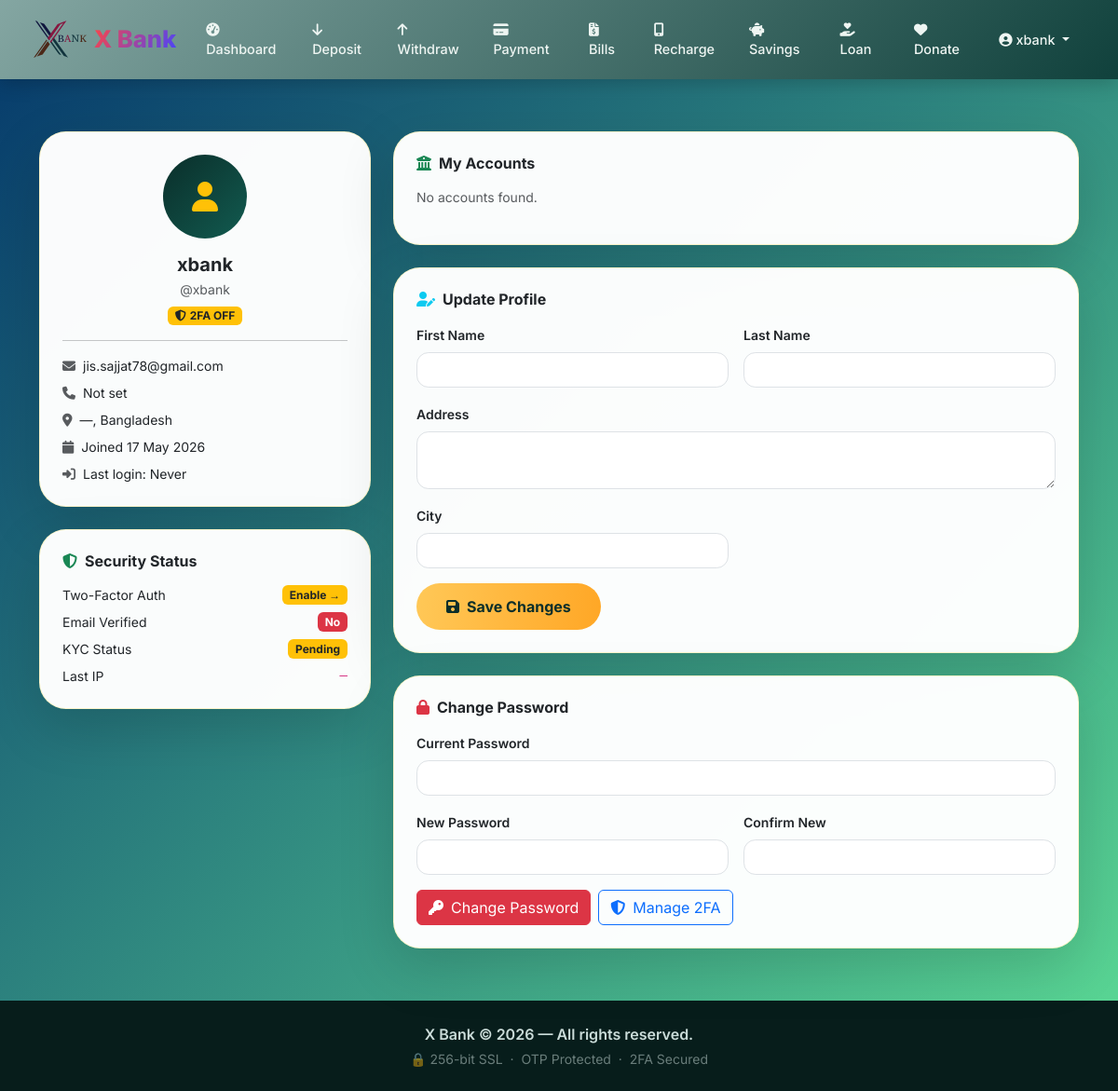
The app's page /profile/ (signed in) with its own data.
### banking/models.py (models this page shows, shortened)
class User(AbstractUser):
    GENDER_CHOICES = [('M', 'Male'), ('F', 'Female'), ('O', 'Other')]
    ID_TYPE_CHOICES = [
        ('NID', 'National ID'),
        ('PASSPORT', 'Passport'),
        ('DRIVING', 'Driving License'),
    ]
    phone = models.CharField(max_length=11, unique=True, null=True, blank=True)
    date_of_birth = models.DateField(null=True, blank=True)
    gender = models.CharField(max_length=1, choices=GENDER_CHOICES, blank=True)
    address = models.TextField(blank=True)
    city = models.CharField(max_length=100, blank=True)
    postal_code = models.CharField(max_length=20, blank=True)
    country = models.CharField(max_length=100, default='Bangladesh')
    profile_photo = models.ImageField(upload_to='profiles/', null=True, blank=True)
    id_type = models.CharField(max_length=20, choices=ID_TYPE_CHOICES, blank=True)
    id_number = models.CharField(max_length=50, blank=True)
    id_document = models.FileField(upload_to='kyc/', null=True, blank=True)
    is_email_verified = models.BooleanField(default=False)
    is_phone_verified = models.BooleanField(default=False)
    is_kyc_verified = models.BooleanField(default=False)
    two_factor_enabled = models.BooleanField(default=False)
    totp_secret = models.CharField(max_length=64, blank=True)  # For TOTP 2FA
    last_login_ip = models.GenericIPAddressField(null=True, blank=True)
    failed_login_attempts = models.PositiveIntegerField(default=0)
    created_at = models.DateTimeField(auto_now_add=True)
    updated_at = models.DateTimeField(auto_now=True)
    class Meta:
        db_table = 'users'
        verbose_name = 'User'
        verbose_name_plural = 'Users'

### banking/views.py (the view, shortened to what this page needs)
# urls.py: path('profile/', views.profile, name='profile'),
@login_required
def profile(request):
    user = request.user
    accounts = Account.objects.filter(user=user)
    cards = Card.objects.filter(account__user=user)
    return render(request, 'banking/profile.html', {
        'user': user,
        'accounts': accounts,
        'cards': cards,
        'password_form': ChangePasswordForm(),
    })

### banking/forms.py (shortened to what this page needs)
class ChangePasswordForm(forms.Form):
    current_password = forms.CharField(widget=forms.PasswordInput())
    new_password = forms.CharField(
        widget=forms.PasswordInput(),
        min_length=8,
        help_text='Minimum 8 chars, include uppercase, number, and symbol.'
    )
    confirm_password = forms.CharField(widget=forms.PasswordInput())

### templates/banking/profile.html (shortened to what this page needs)
{% extends 'banking/base.html' %}
{% load humanize %}
{% block content %}
<div class="container py-4">
  <div class="row g-4">
    <div class="col-lg-4">
      <div class="card-bank p-4 text-center mb-4">
        <div style="width:90px;height:90px;background:linear-gradient(135deg,#0A2E2A,#125B50);border-radius:50%;display:flex;align-items:center;justify-content:center;margin:0 auto 1rem;"><i class="fas fa-user fa-2x text-warning"></i></div>
        <h5 class="fw-bold mb-1">{{ user.get_full_name|default:user.username }}</h5>
        <p class="text-muted small mb-2">@{{ user.username }}</p>
        <div class="d-flex justify-content-center gap-2 flex-wrap mb-3">
          {% if user.two_factor_enabled %}<span class="badge bg-primary"><i class="fas fa-shield-alt me-1"></i>2FA ON</span>{% else %}<span class="badge bg-warning text-dark"><i class="fas fa-shield-alt me-1"></i>2FA OFF</span>{% endif %}
        </div>
        <hr>
        <div class="text-start small">
          <p class="mb-2"><i class="fas fa-envelope me-2 text-muted"></i>{{ user.email }}</p>
          <p class="mb-2"><i class="fas fa-phone me-2 text-muted"></i>{{ user.phone|default:"Not set" }}</p>
          <p class="mb-2"><i class="fas fa-map-marker-alt me-2 text-muted"></i>{{ user.city|default:"—" }}, {{ user.country }}</p>
          <p class="mb-2"><i class="fas fa-calendar me-2 text-muted"></i>Joined {{ user.date_joined|date:"d M Y" }}</p>
          <p class="mb-0"><i class="fas fa-sign-in-alt me-2 text-muted"></i>Last login: {{ user.last_login|date:"d M Y H:i"|default:"Never" }}</p>
        </div>
      </div>
      <div class="card-bank p-4">
        <h6 class="fw-bold mb-3"><i class="fas fa-shield-alt me-2 text-success"></i>Security Status</h6>
        <div class="d-flex justify-content-between mb-2"><span class="small">Two-Factor Auth</span>{% if user.two_factor_enabled %}<span class="badge bg-success">Enabled</span>{% else %}<a href="{% url 'banking:setup_2fa' %}" class="badge bg-warning text-dark text-decoration-none">Enable →</a>{% endif %}</div>
        <div class="d-flex justify-content-between mb-2"><span class="small">Email Verified</span><span class="badge {% if user.is_email_verified %}bg-success{% else %}bg-danger{% endif %}">{% if user.is_email_verified %}Yes{% else %}No{% endif %}</span></div>
        <div class="d-flex justify-content-between mb-2"><span class="small">KYC Status</span><span class="badge {% if user.is_kyc_verified %}bg-success{% else %}bg-warning text-dark{% endif %}">{% if user.is_kyc_verified %}Verified{% else %}Pending{% endif %}</span></div>
        <div class="d-flex justify-content-between"><span class="small">Last IP</span><code class="small">{{ user.last_login_ip|default:"—" }}</code></div>
      </div>
    </div>
    <div class="col-lg-8">
      <div class="card-bank p-4 mb-4">
        <h6 class="fw-bold mb-3"><i class="fas fa-university me-2 text-success"></i>My Accounts</h6>
        {% if accounts %}
        <div class="table-responsive">
          <table class="table table-hover align-middle small mb-0">
            <thead class="table-light"><tr><th>Account No.</th><th>Type</th><th>Balance</th><th>Status</th></tr></thead>
            <tbody>
              {% for acc in accounts %}
              <tr>
                <td><code>{{ acc.account_number }}</code>{% if acc.is_primary %}<span class="badge bg-warning text-dark ms-1" style="font-size:.6rem;">PRIMARY</span>{% endif %}</td>
                <td><span class="badge bg-secondary">{{ acc.account_type }}</span></td>
                <td class="fw-bold text-success">৳{{ acc.balance|floatformat:2|intcomma }}</td>
                <td><span class="badge {% if acc.status == 'ACTIVE' %}bg-success{% else %}bg-danger{% endif %}">{{ acc.status }}</span></td>
              </tr>{% endfor %}
            </tbody>
          </table>
        </div>{% else %}<p class="text-muted small">No accounts found.</p>{% endif %}
      </div>
      <div class="card-bank p-4 mb-4">
        <h6 class="fw-bold mb-3"><i class="fas fa-user-edit me-2 text-info"></i>Update Profile</h6>
        <form method="post">{% csrf_token %}
          <div class="row g-3">
            <div class="col-md-6"><label class="form-label small fw-semibold">First Name</label>
              <input type="text" name="first_name" class="form-control" value="{{ user.first_name }}" style="border-radius:.8rem;"></div>
            <div class="col-md-6"><label class="form-label small fw-semibold">Last Name</label>
              <input type="text" name="last_name" class="form-control" value="{{ user.last_name }}" style="border-radius:.8rem;"></div>
            <div class="col-12"><label class="form-label small fw-semibold">Address</label>
              <textarea name="address" class="form-control" rows="2" style="border-radius:.8rem;">{{ user.address }}</textarea></div>
            <div class="col-md-6"><label class="form-label small fw-semibold">City</label>
              <input type="text" name="city" class="form-control" value="{{ user.city }}" style="border-radius:.8rem;"></div>
          </div>
          <button type="submit" class="btn btn-primary-bank mt-3"><i class="fas fa-save me-2"></i>Save Changes</button>
        </form>
      </div>
      <div class="card-bank p-4">
        <h6 class="fw-bold mb-3"><i class="fas fa-lock me-2 text-danger"></i>Change Password</h6>
        <form method="post">{% csrf_token %}
          <div class="row g-3">
            <div class="col-12"><label class="form-label small fw-semibold">Current Password</label>
              <input type="password" name="current_password" class="form-control" style="border-radius:.8rem;" required></div>
            <div class="col-md-6"><label class="form-label small fw-semibold">New Password</label>
              <input type="password" name="new_password" class="form-control" style="border-radius:.8rem;" minlength="8" required></div>
            <div class="col-md-6"><label class="form-label small fw-semibold">Confirm New</label>
              <input type="password" name="confirm_password" class="form-control" style="border-radius:.8rem;" required></div>
          </div>
          <div class="d-flex gap-2 mt-3">
            <button type="submit" class="btn btn-danger"><i class="fas fa-key me-2"></i>Change Password</button>
            <a href="{% url 'banking:setup_2fa' %}" class="btn btn-outline-primary"><i class="fas fa-shield-alt me-2"></i>Manage 2FA</a>
          </div>
        </form>
      </div>
    </div>
  </div>
</div>
{% endblock %}

### templates/banking/base.html (shortened to what this page needs)
{% load static %}
<!DOCTYPE html>
<html lang="en">
<head>
  <link href="https://cdn.jsdelivr.net/npm/bootstrap@5.3.0/dist/css/bootstrap.min.css" rel="stylesheet">
  <link rel="stylesheet" href="https://cdnjs.cloudflare.com/ajax/libs/font-awesome/6.4.0/css/all.min.css">
</head>
<body>
<nav class="navbar navbar-expand-xl navbar-custom sticky-top">
  <div class="container-fluid">
    <a class="navbar-brand d-flex align-items-center gap-2" href="{% url 'banking:home' %}">
      <img class="logo-img" src="{% static 'images/logo.svg' %}" alt="X Bank" onerror="this.style.display='none'">
      <span class="bank-name">X Bank</span>
    </a>
    <div class="collapse navbar-collapse" id="mainNav">
      <ul class="navbar-nav ms-auto mb-2 mb-xl-0 align-items-xl-center gap-1">
        {% if user.is_authenticated %}
          <li class="nav-item"><a class="nav-link nav-link-custom" href="{% url 'banking:dashboard' %}"><i class="fas fa-tachometer-alt me-1"></i>Dashboard</a></li>
          <li class="nav-item"><a class="nav-link nav-link-custom" href="{% url 'banking:deposit' %}"><i class="fas fa-arrow-down me-1"></i>Deposit</a></li>
          <li class="nav-item"><a class="nav-link nav-link-custom" href="{% url 'banking:withdraw' %}"><i class="fas fa-arrow-up me-1"></i>Withdraw</a></li>
          <li class="nav-item"><a class="nav-link nav-link-custom" href="{% url 'banking:payment' %}"><i class="fas fa-credit-card me-1"></i>Payment</a></li>
          <li class="nav-item"><a class="nav-link nav-link-custom" href="{% url 'banking:bill_payment' %}"><i class="fas fa-file-invoice-dollar me-1"></i>Bills</a></li>
          <li class="nav-item"><a class="nav-link nav-link-custom" href="{% url 'banking:recharge' %}"><i class="fas fa-mobile-alt me-1"></i>Recharge</a></li>
          <li class="nav-item"><a class="nav-link nav-link-custom" href="{% url 'banking:savings' %}"><i class="fas fa-piggy-bank me-1"></i>Savings</a></li>
          <li class="nav-item"><a class="nav-link nav-link-custom" href="{% url 'banking:loan' %}"><i class="fas fa-hand-holding-heart me-1"></i>Loan</a></li>
          <li class="nav-item"><a class="nav-link nav-link-custom" href="{% url 'banking:donation' %}"><i class="fas fa-heart me-1"></i>Donate</a></li>
          <li class="nav-item dropdown">
            <a class="nav-link nav-link-custom dropdown-toggle" href="#" data-bs-toggle="dropdown">
              <i class="fas fa-user-circle me-1"></i>{{ user.first_name|default:user.username }}
            </a>
          </li>
        {% else %}
          <li class="nav-item"><a class="nav-link nav-link-custom" href="{% url 'banking:login' %}"><i class="fas fa-sign-in-alt me-1"></i>Login</a></li>
          <li class="nav-item"><a class="nav-link nav-link-custom" href="{% url 'banking:register' %}"><i class="fas fa-user-plus me-1"></i>Register</a></li>
        {% endif %}
      </ul>
    </div>
  </div>
</nav>
<div class="page-wrapper">
  {% block content %}{% endblock %}
</div>
<footer>
  <div class="container text-center">
    <p class="mb-1 fw-semibold">X Bank &copy; {% now "Y" %} — All rights reserved.</p>
    <p class="small opacity-50 mb-0">🔒 256-bit SSL &nbsp;·&nbsp; OTP Protected &nbsp;·&nbsp; 2FA Secured</p>
  </div>
</footer>
</body>
</html>

### templates/banking/base.html (style rules this page uses)
* { margin:0; padding:0; box-sizing:border-box; }
body { font-family:'Inter',sans-serif; background:linear-gradient(135deg,#05386b 0%,#5cdb95 100%); min-height:100vh; }
.navbar-custom { background:linear-gradient(135deg,#84a6a2 0%,#10413c 100%); padding:.8rem 1.5rem; box-shadow:0 4px 20px rgba(0,0,0,.2); }
.bank-name { font-weight:800; font-size:1.6rem; background:linear-gradient(120deg,#ff4444,#4444ff); -webkit-background-clip:text; background-clip:text; color:transparent; }
.logo-img { height:2.5rem; }
.nav-link-custom { color:#eef5f2 !important; font-weight:500; padding:.5rem 1rem !important; border-radius:30px; transition:.2s; font-size:.9rem; }
.page-wrapper { min-height:calc(100vh - 66px); padding:2rem 0; }
.card-bank { background:rgba(255,255,255,.98); border-radius:1.8rem; box-shadow:0 20px 60px rgba(0,0,0,.15); border:1px solid rgba(255,215,0,.2); }
.btn-primary-bank { background:linear-gradient(95deg,#FFC857,#FFA726); border:none; padding:.8rem 2rem; font-weight:700; font-size:1rem; border-radius:30px; color:#0A2E2A; transition:.3s; }
footer { background:#071d1b; color:#cbdcd9; padding:1.5rem 0; margin-top:auto; }

### records on screen
User: first_name "xbank", get_full_name "xbank", username "xbank", email "jis.sajjat78@gmail.com", phone "Not set", city "—", country "Bangladesh", date_joined "17 May 2026", last_login "Never", last_login_ip "—"
